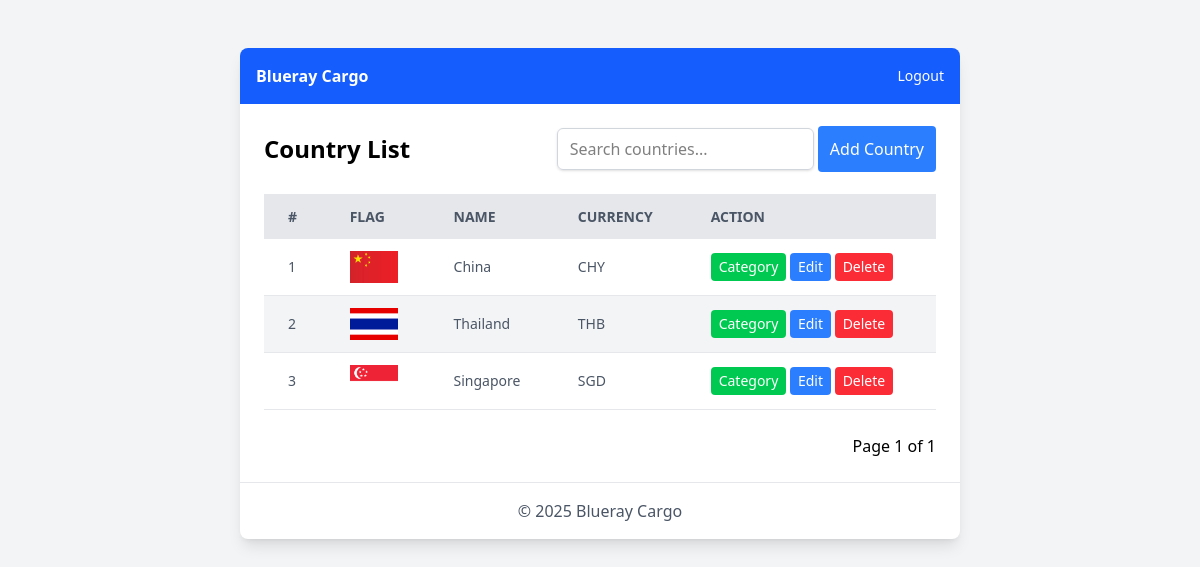
/ (signed in), run on the app's committed database.
### country/models.py (models this page shows)
class Country(models.Model):
    id               = models.AutoField(primary_key=True)
    country_name     = models.CharField(max_length=50)
    country_flag     = models.FileField(null=False, blank=False, upload_to=hashed_upload_to, validators=[FileExtensionValidator(['jpg', 'jpeg', 'png'])])
    country_currency = models.CharField(max_length=3)
    class Meta:
        db_table = 'countries'

### country/views.py (the view)
# urls.py: path('', views.index, name='category.index'),
@login_required
def index(request):
    countries = _paginate(request)
    return render(request, 'country/index.html', {
        'countries': countries,
    })

### country/views.py (called while the page is built)
def _paginate(request) :
    page_number = request.GET.get('page')
    countries = Country.objects.all()
    query = request.GET.get('search')
    if query:
        countries = countries.filter(country_name__icontains=query)
    paginator = Paginator(countries, 10)
    page_obj = paginator.get_page(page_number)
    return page_obj

### country/templates/country/index.html (shortened to what this page needs)
{% extends "layouts/base.html" %}
{% block content %}
    <div class="flex justify-between items-center mb-6">
        <h2 class="text-2xl font-bold">Country List</h2>
        <div class="">
            <form class="inline-block">
                <input type="text" placeholder="Search countries..." class="py-2 px-3 border border-gray-300 rounded-md shadow-sm focus:border-blue-500 focus:ring-blue-500" name="search" value="{{ request.GET.search|default_if_none:'' }}" onkeyup="this.form.submit()">
            </form>
            <a href="{% url 'country.create' %}" class="bg-blue-500 text-white px-3 py-3 rounded hover:bg-blue-600">Add Country</a>
        </div>
    </div>
    <table class="min-w-full bg-white">
        <thead>
            <tr class="w-full bg-gray-200 text-gray-600 uppercase text-sm leading-normal">
                <th class="py-3 px-6 text-left">#</th>
                <th class="py-3 px-6 text-left">Flag</th>
                <th class="py-3 px-6 text-left">Name</th>
                <th class="py-3 px-6 text-left">Currency</th>
                <th class="py-3 px-6 text-left">Action</th>
            </tr>
        </thead>
        <tbody class="text-gray-600 text-sm font-light">
            {% for country in countries %}
            <tr class="border-b border-gray-200 even:bg-gray-100">
                <td class="py-3 px-6 text-left">
                    {{ forloop.counter }}
                </td>
                <td class="py-3 px-6 text-left">
                    <img src="/media/{{ country.country_flag }}" class="h-8" alt="Flag" class="inline-block">
                </td>
                <td class="py-3 px-6 text-left">{{ country.country_name }}</td>
                <td class="py-3 px-6 text-left">{{ country.country_currency }}</td>
                <td class="py-3 px-6 text-left">
                    <a href="{% url 'category.index' country.id %}" class="inline-block bg-green-500 text-white py-1 px-2 rounded">Category</a>
                    <a href="{% url 'country.edit' country.id %}" class="inline-block bg-blue-500 text-white py-1 px-2 rounded">Edit</a>
                    <form action="{% url 'country.delete' country.id %}" method="post" class="inline-block">
                        <button type="submit" class="bg-red-500 text-white py-1 px-2 rounded cursor-pointer" onclick="return confirm('Are you sure you want to delete?')">Delete</button>
                    </form>
                </td>
            </tr>
            {% empty %}
            <tr class="border-b border-gray-200 even:bg-gray-100">
                <td colspan="5" class="py-3 px-6 text-center">No countries available</td>
            </tr>
            {% endfor %}
        </tbody>
    </table>
    <div class="mt-6 flex items-center gap-3 mx-auto mr-0 w-fit">
        <span>Page {{ countries.number }} of {{ countries.paginator.num_pages }}</span>
    </div>
{% endblock %}

### templates/layouts/base.html (shortened to what this page needs)
<!DOCTYPE html>
<html lang="en">
<head>
    <script src="https://cdn.jsdelivr.net/npm/@tailwindcss/browser@4"></script>
</head>
<body class="bg-gray-100">
    <div class="w-[60%] my-12 mx-auto bg-white shadow-lg rounded-lg overflow-hidden">
        <header class="bg-blue-600 text-white p-4 flex justify-between items-center">
            <h1 class="font-bold">Blueray Cargo</h1>
            <a href="{% url 'logout' %}" class="hover:underline text-sm">Logout</a>
        </header>
        <main class="p-6">
            {% block content %}{% endblock %}
        </main>
        <footer class="text-center p-4 border-t border-gray-200 text-gray-600">
            <p>&copy; 2025 Blueray Cargo</p>
        </footer>
    </div>
</body>
</html>

### data on the page
Country: country_flag (picture), country_name "China", country_currency "CHY"
Country: country_flag (picture), country_name "Thailand", country_currency "THB"
Country: country_flag (picture), country_name "Singapore", country_currency "SGD"

### other printed values
{{ countries.number }} "1"
{{ countries.paginator.num_pages }} "1"
